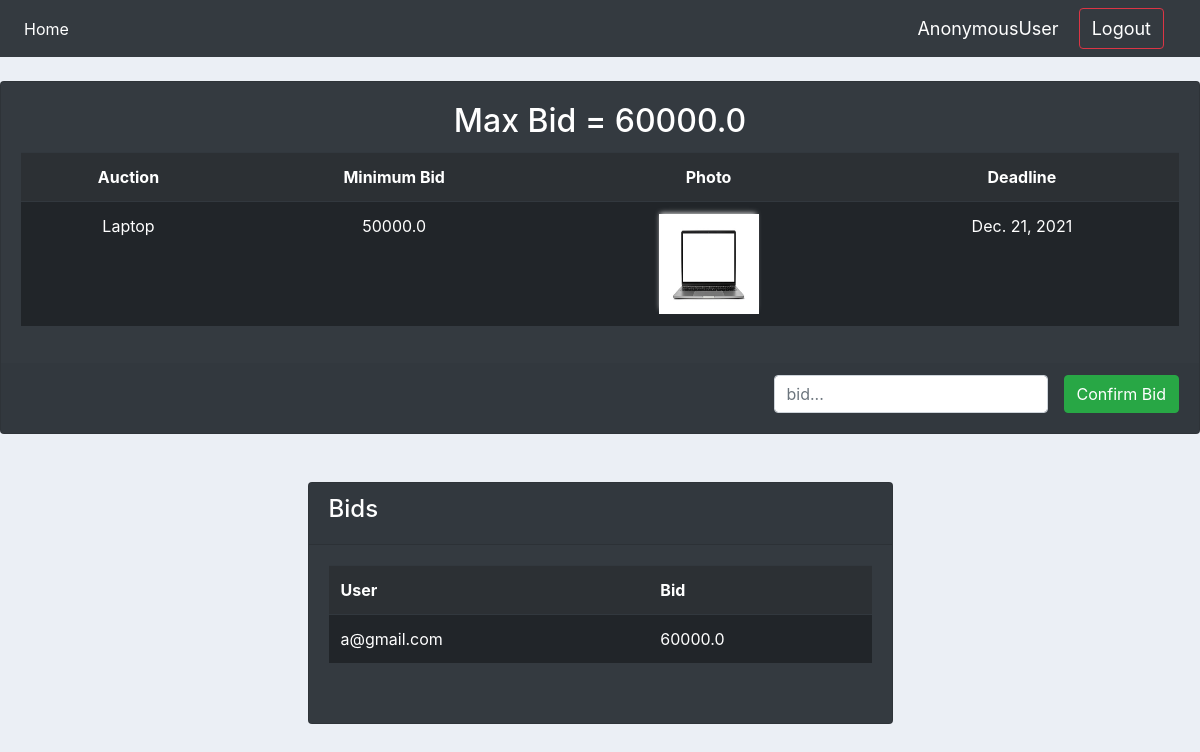
The app's page /bid/1/ with its own data.
### app/models.py (models this page shows, shortened)
class auctionItem(models.Model):
    User = get_user_model()
    user= models.ForeignKey(User, null=True, on_delete=models.SET_NULL)
    id = models.AutoField(primary_key=True)
    product_name=models.CharField(max_length=200, null=True)
    description = models.CharField(max_length=200,null=True, blank=True)
    min_bid = models.FloatField(null = True)
    photo = models.ImageField(blank=True)
    end_date = models.DateField(null=True,blank=True)
    end_time = models.TimeField(null=True,blank=True)
    max_bid = models.FloatField(default=0)
    bid_winner = models.CharField(max_length=200,null=True,blank=True)
    @property
    def imageURL(self):
        try:
            url = self.photo.url
        except:
            url = ''
        return url
    class meta:
        db_table = '"auctions"'

class bids(models.Model):
    User = get_user_model()
    user= models.ForeignKey(User, null=True, on_delete=models.SET_NULL)
    auction = models.ForeignKey(auctionItem,null=True, on_delete=models.SET_NULL)
    bid_price = models.FloatField(null=True)
    class meta:
        db_table = '"auctions"'

class UserAccount(AbstractBaseUser,PermissionsMixin):
    email = models.EmailField(max_length=255,unique=True)
    name = models.CharField(max_length=255,blank=True)
    is_staff = models.BooleanField(default=False)
    objects = UserAccountManager()
    USERNAME_FIELD = 'email'
    REQUIRED_FIELDS = []

### app/views.py (the view, shortened to what this page needs)
# urls.py: path('bid/<str:id>/',bid,name="bid"),
def bid(request,id):
    auction = auctionItem.objects.get(id=id)
    max_bid = auction.max_bid
    all_bids = bids.objects.filter(auction=auction)
    try:
        userbid = bids.objects.get(user=request.user,auction=auction)
        userbid = userbid.bid_price
    except:
        userbid=None
    today = datetime.now()
    today = today-timedelta(days=1)
    end_date = str(auction.end_date)
    date = str(today.strftime("%Y-%m-%d"))
    date = datetime.strptime(date,'%Y-%m-%d')
    end_date = datetime.strptime(end_date,'%Y-%m-%d')
    diff = end_date-date
    print(date)
    print(end_date)
    print(diff)
    if diff.seconds>0 or diff.days>0:
        diff = True
    else:
        diff = False
    return render(request,'bid.html',{'auction':auction,'all_bids':all_bids,'max_bid':max_bid,'diff':diff,'userbid':userbid})

### app/templates/bid.html (shortened to what this page needs)
{%extends 'main.html'%}
{%block content%}
<br>
    <div class="card text-white bg-dark text-center">
        <div class="card-body">
            <h2 class="card-title">Max Bid = {{max_bid}}</h2>
            <table class="table table-hover table-striped table-dark">
                <tr>
                    <th>Auction</th>
                    <th>Minimum Bid</th>
                    <th>Photo</th>
                    <th>Deadline</th>
                </tr>
                <tr>
                    <td>{{auction.product_name}}</td>
                    <td>{{auction.min_bid}}</td>
                    <td><img class="thumbnail" src="{{auction.imageURL}}" alt="{{auction.product_name}}" width="100" height="100">
                    </img></td>
                    <td>{{auction.end_date}}</td>
                </tr>
            </table>
        </div>
        <div class="card-footer border-dark text-right">
            <div class="float-right">
                {%if diff %}
                <form class="form-inline" method="POST" action="">
                    <div class="form-group mx-sm-3 mb-2 float-right">
                        {%if userbid%}
                        <input type="text" class="form-control" id="bid" name="bid" value="{{userbid}}">
                        {%else%}
                        <input type="text" class="form-control" id="bid" name="bid" placeholder="bid...">
                        {%endif%}
                    </div>
                    {%if userbid%}
                        <button type="submit" class="btn btn-success mb-2">Edit Bid</button>
                    {%else%}
                        <button type="submit" class="btn btn-success mb-2">Confirm Bid</button>
                    {%endif%}
                </form>
                {%else%}
                    <h3 style="color: white;">Bid winner is {{auction.bid_winner}}</h3>
                {%endif%}
            </div>
        </div>
    </div>
    <br>
    <br>
    <div class="row d-flex justify-content-center">
        <div class="col-md-6 ">
            <div class="card bg-dark text-white">
                <div class="card-header">
                    <h4>Bids</h4>
                </div>
                <div class="card-body">
                    <table class="table table-hover table-striped table-dark">
                        <tr>
                            <th>User</th>
                            <th>Bid</th>
                    </tr>
                    {% for bid in all_bids%}
                    <tr>
                        <td>{{bid.user.email}}</td>
                        <td>{{bid.bid_price}}</td>
                    </tr>
                    {%endfor%}
                </table>
            </div>
{%endblock%}

### static/main.css (style rules this page uses)
body { background-color: #ebeff5; }
.thumbnail { box-shadow: -1px -3px 5px -2px rgba(214,214,214,1); }

### records on screen
auctionItem: max_bid "60000.0", product_name "Laptop", min_bid "50000.0", imageURL (picture), end_date "Dec. 21, 2021"
bids: user.email "a@gmail.com", bid_price "60000.0"

### other values on screen
{{ request.user }} "AnonymousUser"
